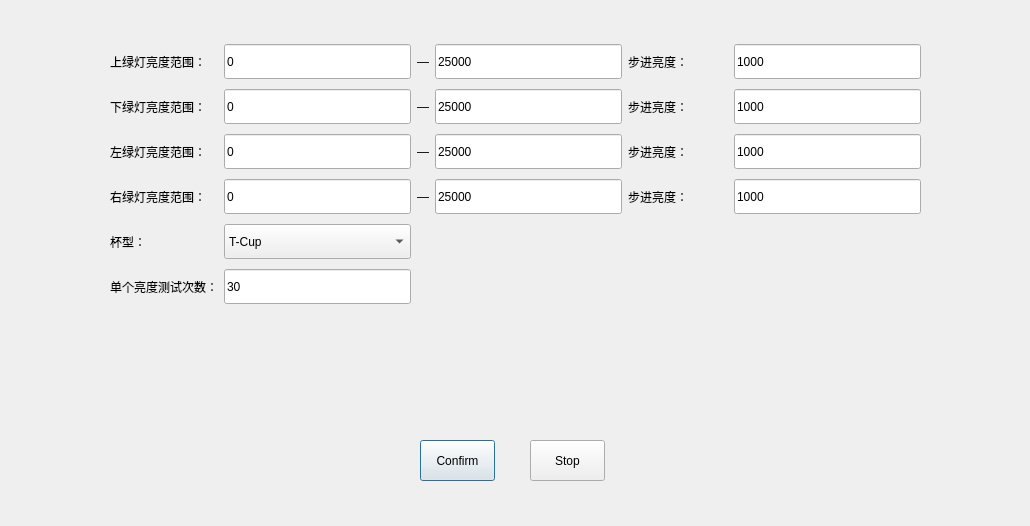
<?xml version="1.0" encoding="UTF-8"?>
<ui version="4.0">
 <class>StandardMachineCalibrateDialog</class>
 <widget class="QDialog" name="StandardMachineCalibrateDialog">
  <property name="geometry">
   <rect>
    <x>0</x>
    <y>0</y>
    <width>1030</width>
    <height>526</height>
   </rect>
  </property>
  <property name="windowTitle">
   <string>Dialog</string>
  </property>
  <widget class="QWidget" name="gridLayoutWidget">
   <property name="geometry">
    <rect>
     <x>110</x>
     <y>40</y>
     <width>811</width>
     <height>271</height>
    </rect>
   </property>
   <layout class="QGridLayout" name="gridLayout">
    <item row="3" column="5">
     <widget class="QLineEdit" name="rightAdditionStepLineEdit">
      <property name="minimumSize">
       <size>
        <width>80</width>
        <height>35</height>
       </size>
      </property>
      <property name="text">
       <string>1000</string>
      </property>
      <property name="readOnly">
       <bool>true</bool>
      </property>
     </widget>
    </item>
    <item row="4" column="1">
     <widget class="QComboBox" name="CapTypeComboBox">
      <property name="maximumSize">
       <size>
        <width>800</width>
        <height>35</height>
       </size>
      </property>
      <item>
       <property name="text">
        <string>T-Cup</string>
       </property>
      </item>
      <item>
       <property name="text">
        <string>Cube-Cup</string>
       </property>
      </item>
     </widget>
    </item>
    <item row="2" column="1">
     <widget class="QLineEdit" name="leftLightLowlineEdit">
      <property name="minimumSize">
       <size>
        <width>80</width>
        <height>35</height>
       </size>
      </property>
      <property name="text">
       <string>0</string>
      </property>
      <property name="readOnly">
       <bool>true</bool>
      </property>
     </widget>
    </item>
    <item row="2" column="2">
     <widget class="QLabel" name="leftLabel2">
      <property name="text">
       <string>—</string>
      </property>
     </widget>
    </item>
    <item row="1" column="3">
     <widget class="QLineEdit" name="downLightHighlineEdit">
      <property name="minimumSize">
       <size>
        <width>80</width>
        <height>35</height>
       </size>
      </property>
      <property name="text">
       <string>25000</string>
      </property>
      <property name="readOnly">
       <bool>true</bool>
      </property>
     </widget>
    </item>
    <item row="2" column="0">
     <widget class="QLabel" name="leftLabel1">
      <property name="minimumSize">
       <size>
        <width>100</width>
        <height>35</height>
       </size>
      </property>
      <property name="text">
       <string>左绿灯亮度范围：</string>
      </property>
     </widget>
    </item>
    <item row="1" column="2">
     <widget class="QLabel" name="downLabel2">
      <property name="text">
       <string>—</string>
      </property>
     </widget>
    </item>
    <item row="1" column="0">
     <widget class="QLabel" name="downLabel1">
      <property name="minimumSize">
       <size>
        <width>100</width>
        <height>35</height>
       </size>
      </property>
      <property name="text">
       <string>下绿灯亮度范围：</string>
      </property>
     </widget>
    </item>
    <item row="1" column="1">
     <widget class="QLineEdit" name="downLightLowlineEdit">
      <property name="minimumSize">
       <size>
        <width>80</width>
        <height>35</height>
       </size>
      </property>
      <property name="text">
       <string>0</string>
      </property>
      <property name="readOnly">
       <bool>true</bool>
      </property>
     </widget>
    </item>
    <item row="2" column="3">
     <widget class="QLineEdit" name="leftLightHighlineEdit">
      <property name="minimumSize">
       <size>
        <width>80</width>
        <height>35</height>
       </size>
      </property>
      <property name="text">
       <string>25000</string>
      </property>
      <property name="readOnly">
       <bool>true</bool>
      </property>
     </widget>
    </item>
    <item row="0" column="3">
     <widget class="QLineEdit" name="upperLightHighlineEdit">
      <property name="minimumSize">
       <size>
        <width>80</width>
        <height>35</height>
       </size>
      </property>
      <property name="text">
       <string>25000</string>
      </property>
      <property name="readOnly">
       <bool>true</bool>
      </property>
     </widget>
    </item>
    <item row="1" column="5">
     <widget class="QLineEdit" name="downAdditionStepLineEdit">
      <property name="minimumSize">
       <size>
        <width>80</width>
        <height>35</height>
       </size>
      </property>
      <property name="text">
       <string>1000</string>
      </property>
      <property name="readOnly">
       <bool>true</bool>
      </property>
     </widget>
    </item>
    <item row="0" column="1">
     <widget class="QLineEdit" name="upperLightLowlineEdit">
      <property name="minimumSize">
       <size>
        <width>80</width>
        <height>35</height>
       </size>
      </property>
      <property name="text">
       <string>0</string>
      </property>
      <property name="readOnly">
       <bool>true</bool>
      </property>
     </widget>
    </item>
    <item row="2" column="5">
     <widget class="QLineEdit" name="leftAdditionStepLineEdit">
      <property name="minimumSize">
       <size>
        <width>80</width>
        <height>35</height>
       </size>
      </property>
      <property name="text">
       <string>1000</string>
      </property>
      <property name="readOnly">
       <bool>true</bool>
      </property>
     </widget>
    </item>
    <item row="0" column="0">
     <widget class="QLabel" name="upperLabel1">
      <property name="minimumSize">
       <size>
        <width>100</width>
        <height>35</height>
       </size>
      </property>
      <property name="text">
       <string>上绿灯亮度范围：</string>
      </property>
     </widget>
    </item>
    <item row="3" column="1">
     <widget class="QLineEdit" name="rightLightLowlineEdit">
      <property name="minimumSize">
       <size>
        <width>80</width>
        <height>35</height>
       </size>
      </property>
      <property name="text">
       <string>0</string>
      </property>
      <property name="readOnly">
       <bool>true</bool>
      </property>
     </widget>
    </item>
    <item row="0" column="2">
     <widget class="QLabel" name="upperLabel2">
      <property name="text">
       <string>—</string>
      </property>
     </widget>
    </item>
    <item row="4" column="0">
     <widget class="QLabel" name="rightLabel1_2">
      <property name="minimumSize">
       <size>
        <width>100</width>
        <height>35</height>
       </size>
      </property>
      <property name="text">
       <string>杯型：</string>
      </property>
     </widget>
    </item>
    <item row="1" column="4">
     <widget class="QLabel" name="downLabel3">
      <property name="minimumSize">
       <size>
        <width>100</width>
        <height>35</height>
       </size>
      </property>
      <property name="text">
       <string>步进亮度：</string>
      </property>
     </widget>
    </item>
    <item row="0" column="5">
     <widget class="QLineEdit" name="upperAdditionStepLineEdit">
      <property name="minimumSize">
       <size>
        <width>80</width>
        <height>35</height>
       </size>
      </property>
      <property name="text">
       <string>1000</string>
      </property>
      <property name="readOnly">
       <bool>true</bool>
      </property>
     </widget>
    </item>
    <item row="0" column="4">
     <widget class="QLabel" name="upperLabel3">
      <property name="minimumSize">
       <size>
        <width>100</width>
        <height>35</height>
       </size>
      </property>
      <property name="text">
       <string>步进亮度：</string>
      </property>
     </widget>
    </item>
    <item row="3" column="2">
     <widget class="QLabel" name="rightLabel2">
      <property name="text">
       <string>—</string>
      </property>
     </widget>
    </item>
    <item row="2" column="4">
     <widget class="QLabel" name="leftLabel3">
      <property name="minimumSize">
       <size>
        <width>100</width>
        <height>35</height>
       </size>
      </property>
      <property name="text">
       <string>步进亮度：</string>
      </property>
     </widget>
    </item>
    <item row="3" column="0">
     <widget class="QLabel" name="rightLabel1">
      <property name="minimumSize">
       <size>
        <width>100</width>
        <height>35</height>
       </size>
      </property>
      <property name="text">
       <string>右绿灯亮度范围：</string>
      </property>
     </widget>
    </item>
    <item row="3" column="3">
     <widget class="QLineEdit" name="rightLightHighlineEdit">
      <property name="minimumSize">
       <size>
        <width>80</width>
        <height>35</height>
       </size>
      </property>
      <property name="text">
       <string>25000</string>
      </property>
      <property name="readOnly">
       <bool>true</bool>
      </property>
     </widget>
    </item>
    <item row="3" column="4">
     <widget class="QLabel" name="rightLabel3">
      <property name="minimumSize">
       <size>
        <width>100</width>
        <height>35</height>
       </size>
      </property>
      <property name="text">
       <string>步进亮度：</string>
      </property>
     </widget>
    </item>
    <item row="5" column="0">
     <widget class="QLabel" name="testCountLabel">
      <property name="minimumSize">
       <size>
        <width>100</width>
        <height>35</height>
       </size>
      </property>
      <property name="text">
       <string>单个亮度测试次数：</string>
      </property>
     </widget>
    </item>
    <item row="5" column="1">
     <widget class="QLineEdit" name="testCountLineEdit">
      <property name="minimumSize">
       <size>
        <width>80</width>
        <height>35</height>
       </size>
      </property>
      <property name="text">
       <string>30</string>
      </property>
      <property name="readOnly">
       <bool>true</bool>
      </property>
     </widget>
    </item>
   </layout>
  </widget>
  <widget class="QPushButton" name="ConfirmButton">
   <property name="geometry">
    <rect>
     <x>420</x>
     <y>440</y>
     <width>75</width>
     <height>41</height>
    </rect>
   </property>
   <property name="text">
    <string>Confirm</string>
   </property>
  </widget>
  <widget class="QPushButton" name="StopButton">
   <property name="geometry">
    <rect>
     <x>530</x>
     <y>440</y>
     <width>75</width>
     <height>41</height>
    </rect>
   </property>
   <property name="text">
    <string>Stop</string>
   </property>
  </widget>
 </widget>
 <resources/>
 <connections/>
</ui>
